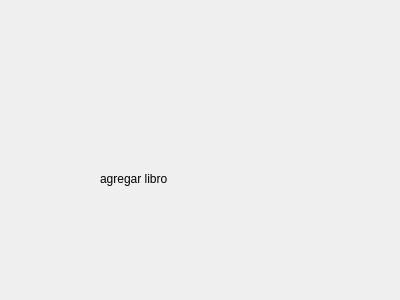
<?xml version="1.0" encoding="UTF-8"?>
<ui version="4.0">
 <class>FormAgregarLibro</class>
 <widget class="QWidget" name="FormAgregarLibro">
  <property name="geometry">
   <rect>
    <x>0</x>
    <y>0</y>
    <width>400</width>
    <height>300</height>
   </rect>
  </property>
  <property name="windowTitle">
   <string>Form</string>
  </property>
  <widget class="QLabel" name="label">
   <property name="geometry">
    <rect>
     <x>100</x>
     <y>170</y>
     <width>161</width>
     <height>18</height>
    </rect>
   </property>
   <property name="text">
    <string>agregar libro</string>
   </property>
  </widget>
 </widget>
 <resources/>
 <connections/>
</ui>
